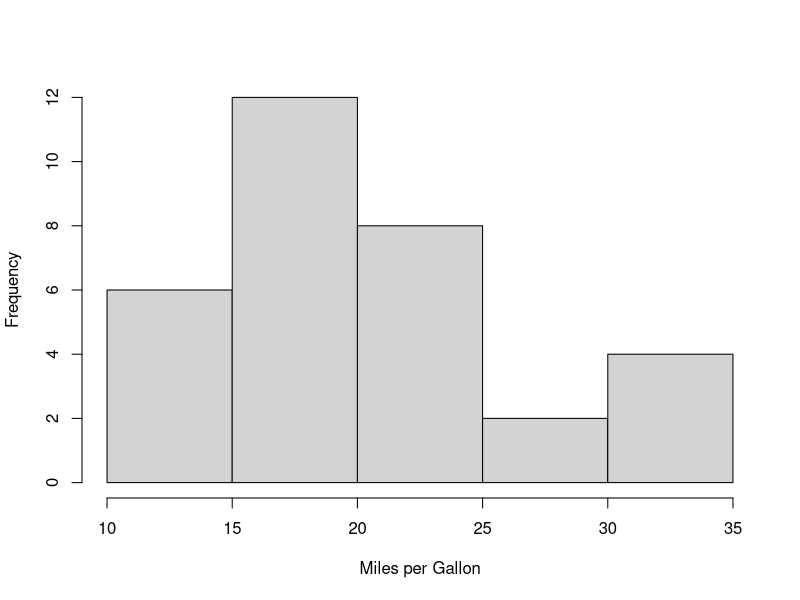
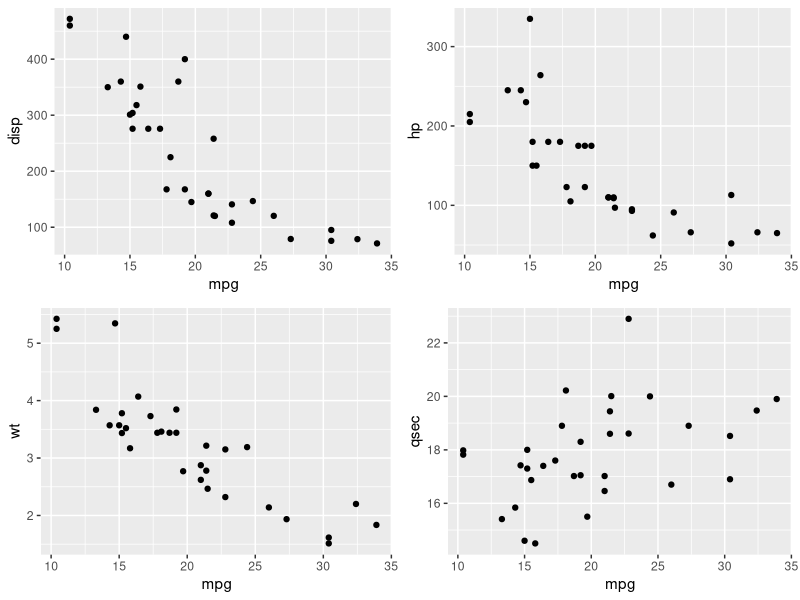
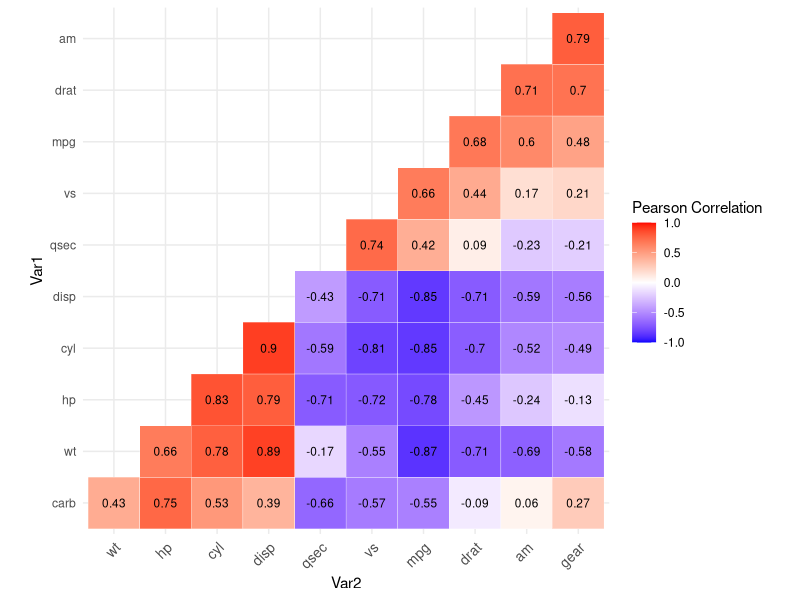
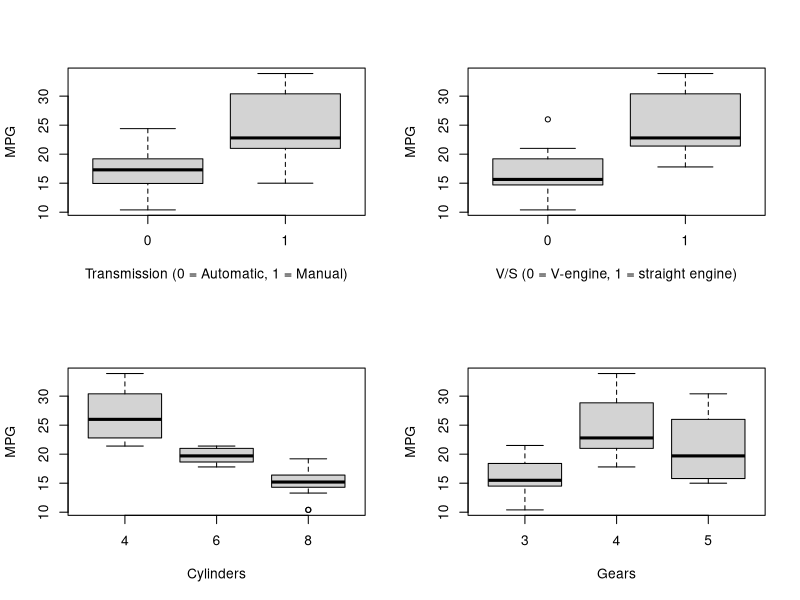
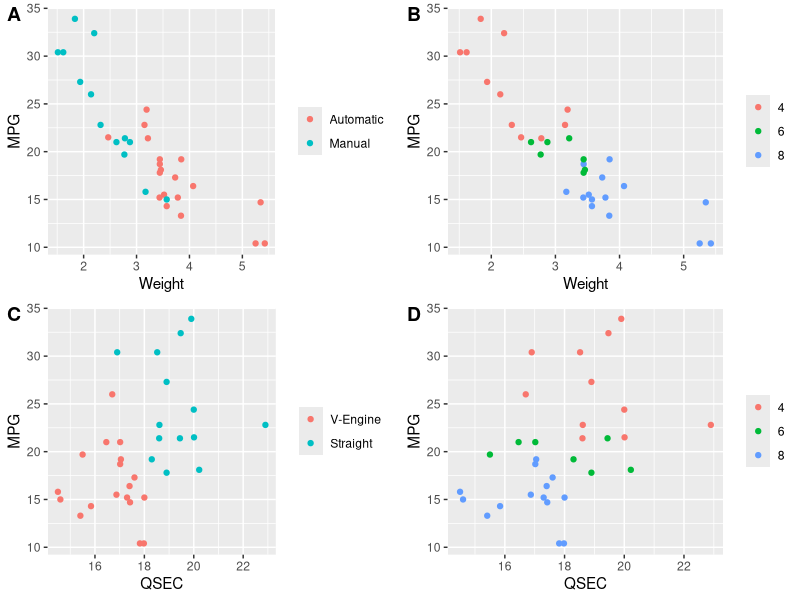
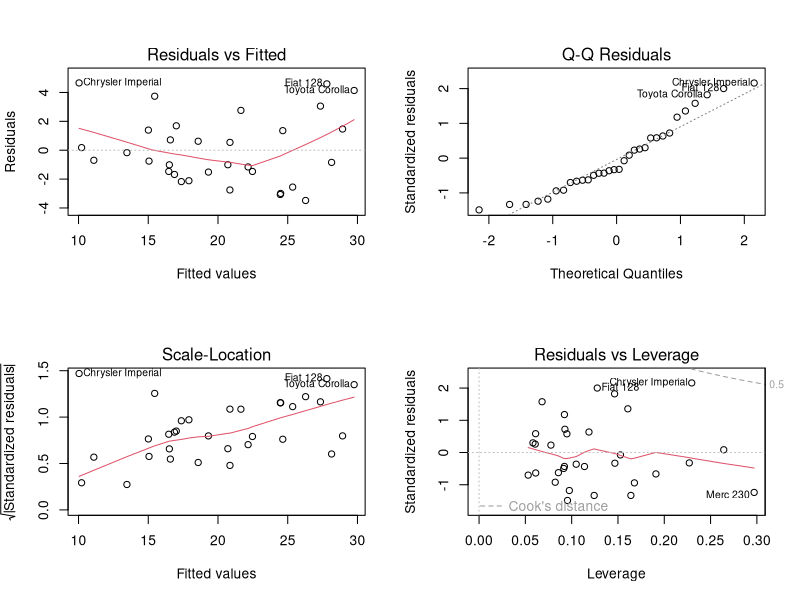

Write the R code that produced these figures, in order.
## ---- chunk 1
knitr::opts_chunk$set(fig.path='Figs/',echo=FALSE, warning=FALSE, message=FALSE)
## ---- chunk 2
library(knitr); library(reshape2); library(ggplot2); library(cowplot); library(car); library(MASS)
data(mtcars)
mydata <- mtcars
## ---- chunk 3
mtcars$am <- as.factor(mtcars$am)
mtcars$vs <- as.factor(mtcars$vs)
## ---- chunk 4
#Stepwise linear regression using Bayesian Information Criterion (BIC)
stepAIC(lm(mpg ~ .,mtcars), k = log(nrow(mtcars)),direction="both")
## ---- chunk 5
fit1 <- lm(mpg ~ am,mtcars)
fit2 <- lm(mpg ~ am + wt,mtcars)
fit <- lm(mpg ~ am + wt + qsec,mtcars)
summary(fit)$coef
## ---- chunk 6
vif(fit)
## ---- chunk 7
# calculate the hat values for the slope to measure leverage
tail(sort(round(hatvalues(fit), 3)),3)
## ---- chunk 8
hist(mtcars$mpg, breaks=7, xlab = "Miles per Gallon", main="", xlim = range(10:35))
## ---- chunk 9
g1 <- ggplot(mtcars, aes(mpg,disp))+geom_point()
g2 <- ggplot(mtcars, aes(mpg,hp))+geom_point()
g3 <- ggplot(mtcars, aes(mpg,wt))+geom_point()
g4 <- ggplot(mtcars, aes(mpg,qsec))+geom_point()
plot_grid(g1, g2, g3 ,g4, ncol = 2, nrow = 2)
## ---- chunk 10
corMat <- round(cor(mydata),2)
hc <- hclust(as.dist((1-corMat)/2))
corMat <-corMat[hc$order, hc$order]
corMat[lower.tri(corMat)]<- NA
diag(corMat) <- NA
corMat <- melt(corMat, na.rm = TRUE)
ggplot(corMat, aes(Var2, Var1, fill = value)) +
    geom_tile(color = "white") +
    scale_fill_gradient2(low = "blue", high = "red", mid = "white",midpoint = 0, limit = c(-1,1), space = "Lab",name="Pearson Correlation") +
    theme_minimal() +
    theme(axis.text.x = element_text(angle = 45, vjust = 1,size = 10, hjust = 1)) +
    coord_fixed() +
    geom_text(aes(Var2, Var1, label = value), color = "black", size = 3)
## ---- chunk 11
par(mfrow = c(2, 2))
boxplot(mtcars$mpg ~ mtcars$am, xlab="Transmission (0 = Automatic, 1 = Manual)", ylab="MPG")
boxplot(mtcars$mpg ~ mtcars$vs, xlab="V/S (0 = V-engine, 1 = straight engine)", ylab="MPG")
boxplot(mtcars$mpg ~ mtcars$cyl, xlab="Cylinders", ylab="MPG")
boxplot(mtcars$mpg ~ mtcars$gear, xlab="Gears", ylab="MPG")
## ---- chunk 12
p1 <- ggplot(mtcars, aes(x=wt, y=mpg, group=am, color=am, height=3, width=3)) + geom_point() +  
scale_colour_discrete(labels=c("Automatic", "Manual")) + 
xlab("Weight")+ylab("MPG")+ theme(legend.title=element_blank())

p2 <- ggplot(mtcars, aes(x=wt, y=mpg, group=factor(cyl), color=factor(cyl), height=3, width=3)) + geom_point() +  
scale_colour_discrete(labels=c("4", "6", "8")) + 
xlab("Weight")+ylab("MPG")+ theme(legend.title=element_blank())

p3 <- ggplot(mtcars, aes(x=qsec, y=mpg, group=vs, color=vs, height=3, width=3)) + geom_point() +  
scale_colour_discrete(labels=c("V-Engine", "Straight")) + 
xlab("QSEC")+ylab("MPG")+ theme(legend.title=element_blank())

p4 <- ggplot(mtcars, aes(x=qsec, y=mpg, group=factor(cyl), color=factor(cyl), height=3, width=3)) + geom_point() +  
scale_colour_discrete(labels=c("4", "6", "8")) + 
xlab("QSEC")+ylab("MPG") + theme(legend.title=element_blank())

plot_grid(p1, p2, p3 ,p4, labels=c("A", "B", "C", "D"), ncol = 2, nrow = 2)
## ---- chunk 13
par(mfrow = c(2, 2))
plot(fit)
